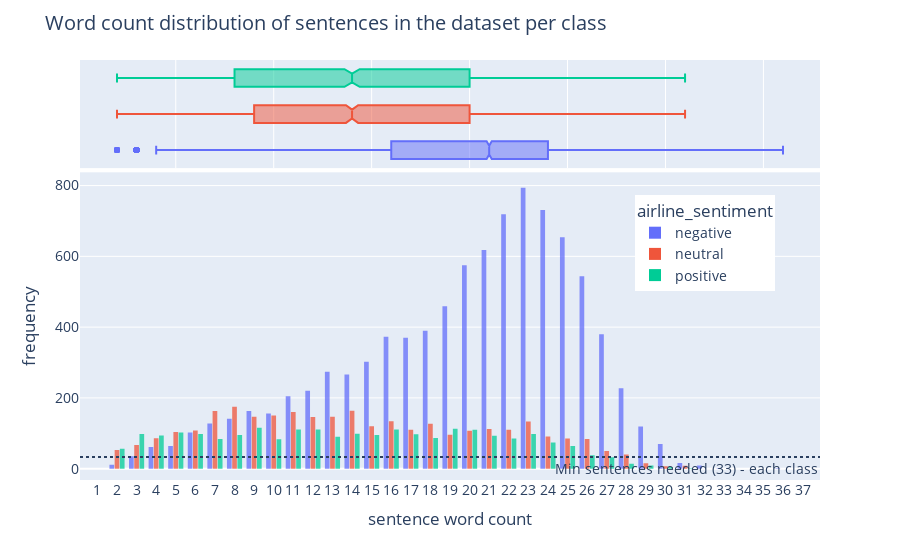
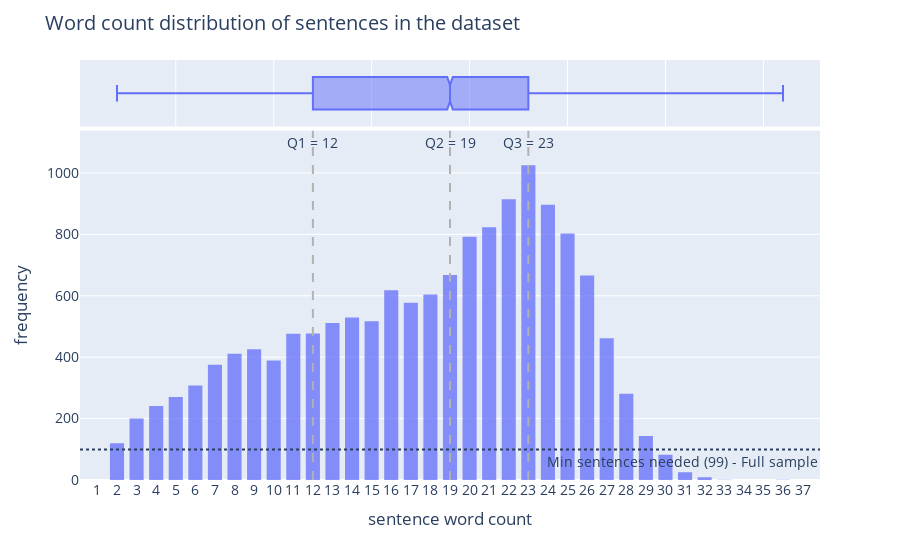

Write notebook code for charts like these, in order.
### Markdown cell above
## Plot histogram distribution for Word Count

### Code cell
import plotly.express as px
import pandas as pd

tweets = pd.read_csv('Tweets_dataset.csv')
tweets['word_count'] = tweets.text.apply(lambda t: len(t.split()))

tweets_sentiments_count = tweets.loc[ : , ['airline_sentiment', 'word_count']] \
                                .sort_values(by='airline_sentiment')

## grouped histogram
fig = px.histogram(tweets_sentiments_count, 
                   x='word_count',
                   opacity=0.75,
                   marginal="box",
                   color='airline_sentiment', histfunc="count")

fig.update_layout(xaxis = dict(tickmode = 'linear', tick0 = 0, dtick = 1),
                  legend=dict(
                        yanchor="bottom",
                        y=0.45,
                        xanchor="left",
                        x=0.75
                    ),
                  barmode='group', # ['stack', 'group', 'overlay', 'relative']
                  title='Word count distribution of sentences in the dataset per class',
                  bargap=0.2, # gap between bars of adjacent location coordinates
                  bargroupgap=0.1, # gap between bars of the same location coordinates
                  xaxis_title="sentence word count",
                  yaxis_title="frequency",
                  font_size=14)

fig.add_hline(y=33, line_dash="dot",
              annotation_text="Min sentences needed (33) - each class", 
              annotation_position="bottom right",
              row=1)
fig.write_image("word_count distribution per class.pdf")
fig.show()

## ungrouped histogram
fig = px.histogram(tweets_sentiments_count, 
                   x='word_count',
                   opacity=0.75,
                   marginal="box",
                   histfunc="count")
fig.add_hline(y=99, line_dash="dot",
              annotation_text="Min sentences needed (99) - Full sample", 
              annotation_position="bottom right",
              row=1)
fig.add_vline(x=12, line_dash="dash", row=1, line_color="#b1b1b1")
fig.add_vline(x=19, line_dash="dash", row=1, line_color="#b1b1b1")
fig.add_vline(x=23, line_dash="dash", row=1, line_color="#b1b1b1")
fig.add_annotation(x=12, y=1100, text="Q1 = 12", showarrow=False)
fig.add_annotation(x=19, y=1100, text="Q2 = 19", showarrow=False)
fig.add_annotation(x=23, y=1100, text="Q3 = 23", showarrow=False)

fig.update_layout(xaxis = dict(tickmode = 'linear', tick0 = 0, dtick = 1),
                  barmode='group', # ['stack', 'group', 'overlay', 'relative']
                  title='Word count distribution of sentences in the dataset',
                  bargap=0.2, # gap between bars of adjacent location coordinates
                  bargroupgap=0.1, # gap between bars of the same location coordinates
                  xaxis_title="sentence word count",
                  yaxis_title="frequency",
                  font_size=14)
fig.write_image("word_count distribution.pdf")
fig.show()

### Figure 1 — Plotly figure (JSON) as saved in the notebook; plotly's stock layout.template omitted (floating-point values rounded to 4 significant figures; data arrays with more than 128 entries replaced by an {"elided": "..."} marker saying what was removed)
{"data": [{"alignmentgroup": "True", "bingroup": "x", "histfunc": "count", "hovertemplate": "airline_sentiment=negative<br>word_count=%{x}<br>count=%{y}<extra></extra>", "legendgroup": "negative", "marker": {"color": "#636efa", "opacity": 0.75, "pattern": {"shape": ""}}, "name": "negative", "offsetgroup": "negative", "orientation": "v", "showlegend": true, "type": "histogram", "x": {"elided": "9178 int values"}, "xaxis": "x", "yaxis": "y"}, {"alignmentgroup": "True", "hovertemplate": "airline_sentiment=negative<br>word_count=%{x}<extra></extra>", "legendgroup": "negative", "marker": {"color": "#636efa"}, "name": "negative", "notched": true, "offsetgroup": "negative", "showlegend": false, "type": "box", "x": {"elided": "9178 int values"}, "xaxis": "x2", "yaxis": "y2"}, {"alignmentgroup": "True", "bingroup": "x", "histfunc": "count", "hovertemplate": "airline_sentiment=neutral<br>word_count=%{x}<br>count=%{y}<extra></extra>", "legendgroup": "neutral", "marker": {"color": "#EF553B", "opacity": 0.75, "pattern": {"shape": ""}}, "name": "neutral", "offsetgroup": "neutral", "orientation": "v", "showlegend": true, "type": "histogram", "x": {"elided": "3099 int values"}, "xaxis": "x", "yaxis": "y"}, {"alignmentgroup": "True", "hovertemplate": "airline_sentiment=neutral<br>word_count=%{x}<extra></extra>", "legendgroup": "neutral", "marker": {"color": "#EF553B"}, "name": "neutral", "notched": true, "offsetgroup": "neutral", "showlegend": false, "type": "box", "x": {"elided": "3099 int values"}, "xaxis": "x2", "yaxis": "y2"}, {"alignmentgroup": "True", "bingroup": "x", "histfunc": "count", "hovertemplate": "airline_sentiment=positive<br>word_count=%{x}<br>count=%{y}<extra></extra>", "legendgroup": "positive", "marker": {"color": "#00cc96", "opacity": 0.75, "pattern": {"shape": ""}}, "name": "positive", "offsetgroup": "positive", "orientation": "v", "showlegend": true, "type": "histogram", "x": {"elided": "2363 int values"}, "xaxis": "x", "yaxis": "y"}, {"alignmentgroup": "True", "hovertemplate": "airline_sentiment=positive<br>word_count=%{x}<extra></extra>", "legendgroup": "positive", "marker": {"color": "#00cc96"}, "name": "positive", "notched": true, "offsetgroup": "positive", "showlegend": false, "type": "box", "x": {"elided": "2363 int values"}, "xaxis": "x2", "yaxis": "y2"}], "layout": {"annotations": [{"showarrow": false, "text": "Min sentences needed (33) - each class", "x": 1, "xanchor": "right", "xref": "x domain", "y": 33, "yanchor": "top", "yref": "y"}], "bargap": 0.2, "bargroupgap": 0.1, "barmode": "group", "font": {"size": 14}, "legend": {"title": {"text": "airline_sentiment"}, "tracegroupgap": 0, "x": 0.75, "xanchor": "left", "y": 0.45, "yanchor": "bottom"}, "margin": {"t": 60}, "shapes": [{"line": {"dash": "dot"}, "type": "line", "x0": 0, "x1": 1, "xref": "x domain", "y0": 33, "y1": 33, "yref": "y"}], "title": {"text": "Word count distribution of sentences in the dataset per class"}, "xaxis": {"anchor": "y", "domain": [0, 1], "dtick": 1, "tick0": 0, "tickmode": "linear", "title": {"text": "sentence word count"}}, "xaxis2": {"anchor": "y2", "domain": [0, 1], "matches": "x", "showgrid": true, "showticklabels": false}, "yaxis": {"anchor": "x", "domain": [0, 0.7326], "title": {"text": "frequency"}}, "yaxis2": {"anchor": "x2", "domain": [0.7426, 1], "matches": "y2", "showgrid": false, "showline": false, "showticklabels": false, "ticks": ""}}}

### Figure 2 — Plotly figure (JSON) as saved in the notebook; plotly's stock layout.template omitted (floating-point values rounded to 4 significant figures; data arrays with more than 128 entries replaced by an {"elided": "..."} marker saying what was removed)
{"data": [{"alignmentgroup": "True", "bingroup": "x", "histfunc": "count", "hovertemplate": "word_count=%{x}<br>count=%{y}<extra></extra>", "legendgroup": "", "marker": {"color": "#636efa", "opacity": 0.75, "pattern": {"shape": ""}}, "name": "", "offsetgroup": "", "orientation": "v", "showlegend": false, "type": "histogram", "x": {"elided": "14640 int values"}, "xaxis": "x", "yaxis": "y"}, {"alignmentgroup": "True", "hovertemplate": "word_count=%{x}<extra></extra>", "legendgroup": "", "marker": {"color": "#636efa"}, "name": "", "notched": true, "offsetgroup": "", "showlegend": false, "type": "box", "x": {"elided": "14640 int values"}, "xaxis": "x2", "yaxis": "y2"}], "layout": {"annotations": [{"showarrow": false, "text": "Min sentences needed (99) - Full sample", "x": 1, "xanchor": "right", "xref": "x domain", "y": 99, "yanchor": "top", "yref": "y"}, {"showarrow": false, "text": "Q1 = 12", "x": 12, "y": 1100}, {"showarrow": false, "text": "Q2 = 19", "x": 19, "y": 1100}, {"showarrow": false, "text": "Q3 = 23", "x": 23, "y": 1100}], "bargap": 0.2, "bargroupgap": 0.1, "barmode": "group", "font": {"size": 14}, "legend": {"tracegroupgap": 0}, "margin": {"t": 60}, "shapes": [{"line": {"dash": "dot"}, "type": "line", "x0": 0, "x1": 1, "xref": "x domain", "y0": 99, "y1": 99, "yref": "y"}, {"line": {"color": "#b1b1b1", "dash": "dash"}, "type": "line", "x0": 12, "x1": 12, "xref": "x", "y0": 0, "y1": 1, "yref": "y domain"}, {"line": {"color": "#b1b1b1", "dash": "dash"}, "type": "line", "x0": 19, "x1": 19, "xref": "x", "y0": 0, "y1": 1, "yref": "y domain"}, {"line": {"color": "#b1b1b1", "dash": "dash"}, "type": "line", "x0": 23, "x1": 23, "xref": "x", "y0": 0, "y1": 1, "yref": "y domain"}], "title": {"text": "Word count distribution of sentences in the dataset"}, "xaxis": {"anchor": "y", "domain": [0, 1], "dtick": 1, "tick0": 0, "tickmode": "linear", "title": {"text": "sentence word count"}}, "xaxis2": {"anchor": "y2", "domain": [0, 1], "matches": "x", "showgrid": true, "showticklabels": false}, "yaxis": {"anchor": "x", "domain": [0, 0.8316], "title": {"text": "frequency"}}, "yaxis2": {"anchor": "x2", "domain": [0.8416, 1], "matches": "y2", "showgrid": false, "showline": false, "showticklabels": false, "ticks": ""}}}
